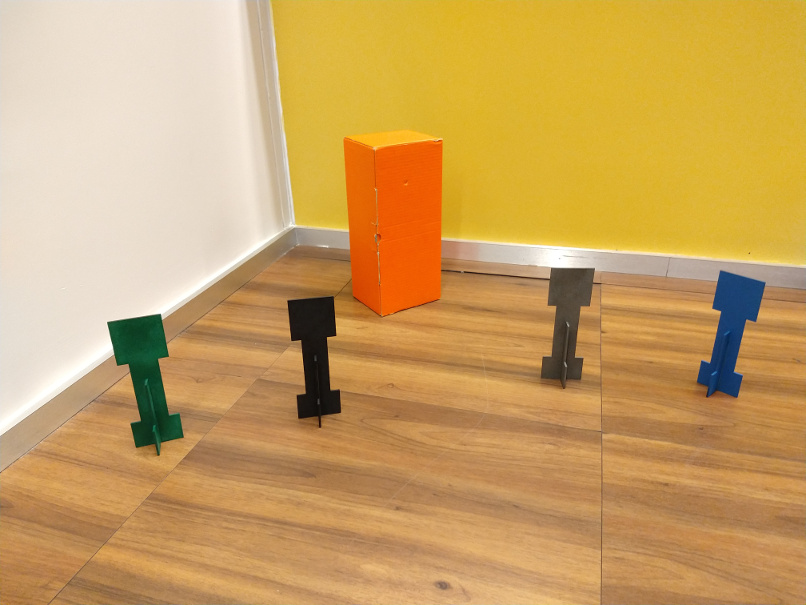
#> input picture cena_canto_sala.jpg, 806 x 605 px
$ jupyter execute --allow-errors Atividade1_Visao.ipynb   (shell and % lines are left out)
#> lines starting #> are read from the running program, lines starting #| are printed output that depends on the picture; after the words box and inside, x2 and y2 are one past the last pixel; in counts of white or black regions, pixels touching at a corner belong together
# Entregável 1 - visão computacional

feito por: Henrique Thome e Victor Niubió

[cell 1]
import cv2
from matplotlib import pyplot as plt
import numpy as np
import time as t
print("OpenCV Version : %s " % cv2.__version__)
from math import sqrt

# Equalização de histograma

[cell 2]
rintin = cv2.imread("RinTinTin.jpg")

#> (a cell that did not finish here is left out)

#> (a cell that did not finish here is left out)

#> (a cell that did not finish here is left out)

#> (a cell that did not finish here is left out)

#> (a cell that did not finish here is left out)

#> (a cell that did not finish here is left out)

## Atividade 1

Realize as seguintes atividades:

1. O histograma fornecido aproveita bem as faixas de cores?
2. Crie uma imagem derivada da imagem fornecida que use melhor a faixa dinâmica, ou seja, tenha o valor dos seus pixels distribuídos entre `0` e `255`.
3. Plote a imagem pedida

[cell 9]
def f(x):
    y = (255/50)*x - (255/50)*8
    return y

[cell 10]
saida = np.zeros((240, 320), dtype=np.uint8)
#> (the rest of this cell did not finish here and is left out)

[cell 11]
plt.hist(saida.flatten(),256,[0,256], color = 'r');
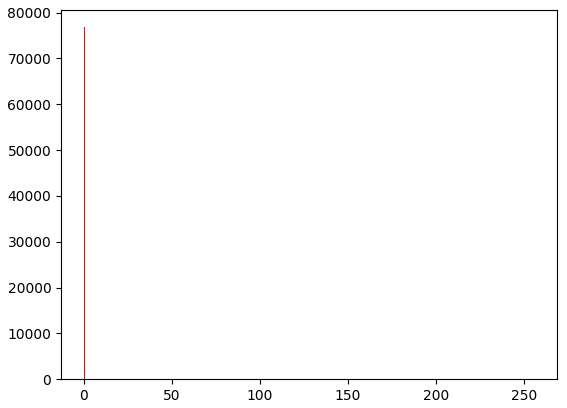
#> figure drawn by matplotlib, 1 panel; tallest bar 76800 high, from x = 0 to 1

[cell 12]
plt.imshow(saida, cmap="Greys_r", vmin=0, vmax=255)
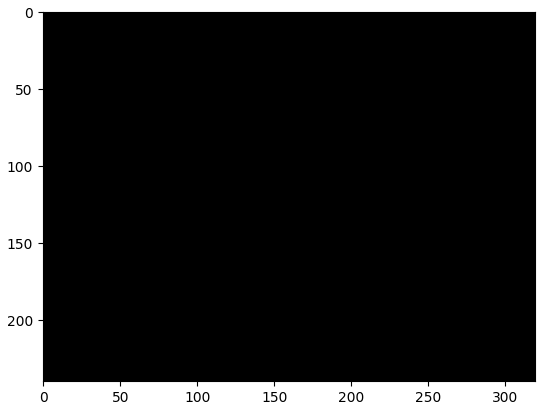
#> figure drawn by matplotlib, 1 panel

## Atividade 2

Leia com a OpenCV a figura abaixo:

Separe os canais  R e B das imagens e analise seus histogramas.

1. A partir dos canais R e B e da análise do histograma é possível identificar a caixa vermelha e o creeper azul?

1. Crie uma imagem numpy em que somente os pixels da caixa vermelha estão brancos e faça seu plot aqui. Você vai precisar usar manipulação de canais RGB. Use o [ExemploFor.ipynb](ExemploFor.ipynb) .

[cell 13]
img2 = cv2.imread("cena_canto_sala.jpg")
#> img2 is the input picture: shape (605, 806, 3); mean B, G, R 98.1, 162.1, 202.5
img2 = cv2.cvtColor(img2, cv2.COLOR_BGR2RGB)

[cell 14]
plt.imshow(img2)

[cell 15]
img2_r = img2[:,:,0]
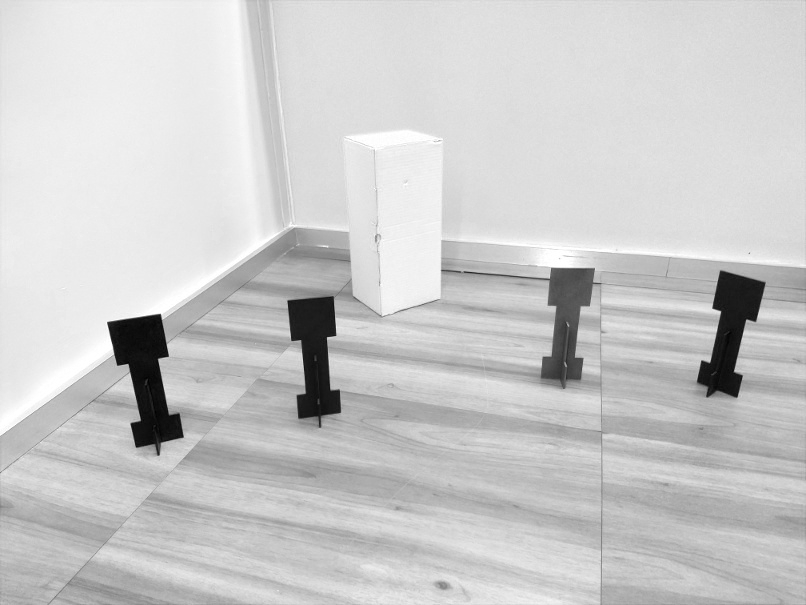
#> img2_r: shape (605, 806); min 0, max 255, mean 202.5
plt.hist(img2_r.flatten(),256,[0,256], color = 'r');
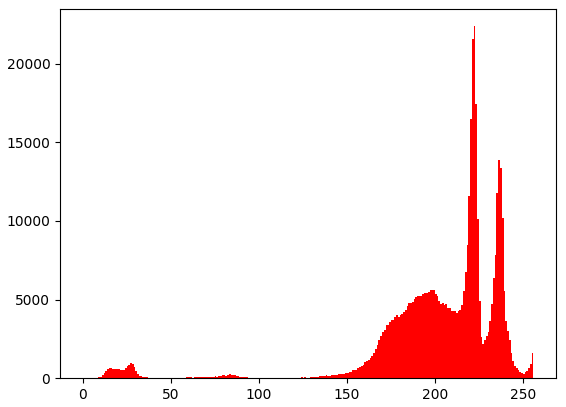
#> figure drawn by matplotlib, 1 panel; tallest bar 22383 high, from x = 222 to 223

[cell 16]
img2_b = img2[:,:,2]
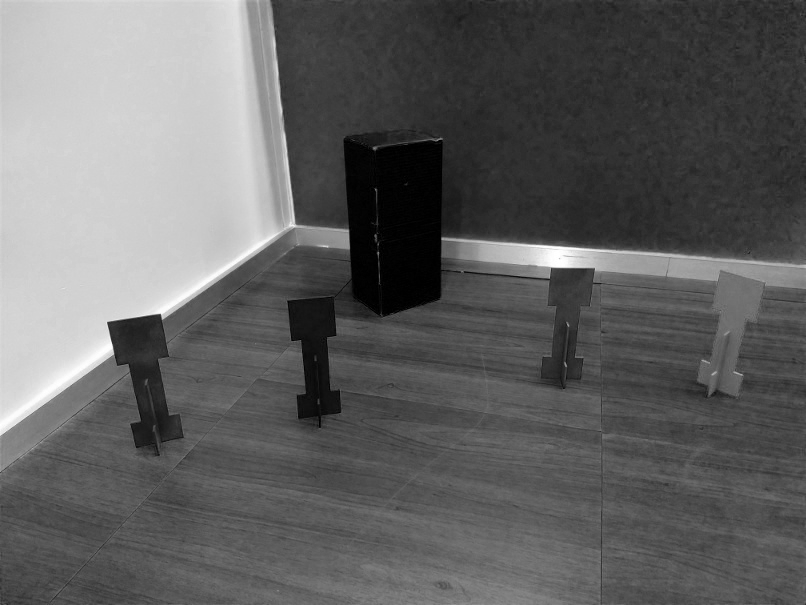
#> img2_b: shape (605, 806); min 0, max 255, mean 98.1
plt.hist(img2_b.flatten(),256,[0,256], color = 'b');
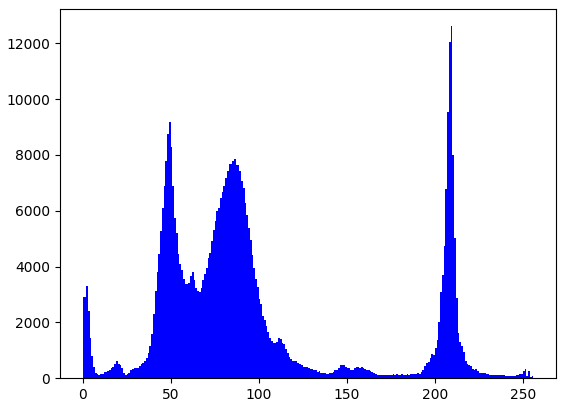
#> figure drawn by matplotlib, 1 panel; tallest bar 12615 high, from x = 209 to 210

[cell 17]
linhas, colunas , rgb = img2.shape
#> linhas = 605; colunas = 806; rgb = 3
img2_resultado = np.zeros((linhas, colunas), dtype=np.uint8)

[cell 18]
for i in range(linhas):
    for j in range(colunas):
        if (img2[i][j][0] > 210 and img2[i][j][2] < 30):
            img2_resultado[i][j] = 255
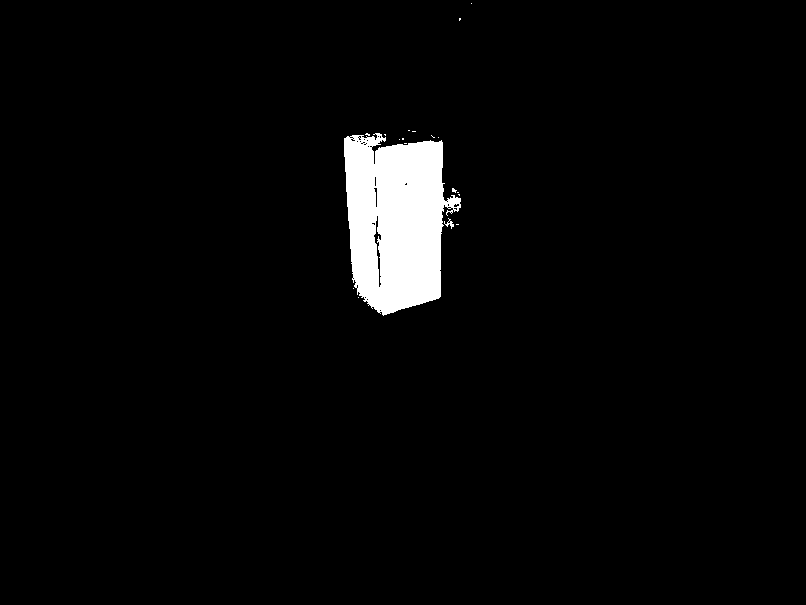
#> img2_resultado: shape (605, 806); 3.2% white; 19 white regions (17 under 20 px), largest, box (x1, y1, x2, y2) and area: (344, 133, 461, 316) 15289, (444, 218, 454, 229) 39

[cell 19]
plt.imshow(img2_resultado, cmap="Greys_r")

# Atividade 3

Abra a imagem `hall_box_battery_atividade3.png`  e a converta para tons de cinza de `0` a `255`.

Forneça como saída uma uma cópia da imagem  em que cada pixel  recebe o módulo da subtração entre o pixel que vem depois e o que vem antes dele (na horizontal).

Obs.: O conceito de *antes* e *depois* pode ser na horizontal ou na vertical

Apresente a imagem resultado, deve ficar parecida com a imagem `gabarito_atividade_3.png`.

[cell 20]
img3 = cv2.imread("hall_box_battery_atividade3.png")
#> (the rest of this cell did not finish here and is left out)

#> (a cell that did not finish here is left out)

[cell 22]
img3_resultado = np.zeros((576, 1024), dtype=np.uint8)

#> (the rest of this cell did not finish here and is left out)

[cell 23]
plt.imshow(img3_resultado, cmap="Greys_r", vmin=0, vmax=255)
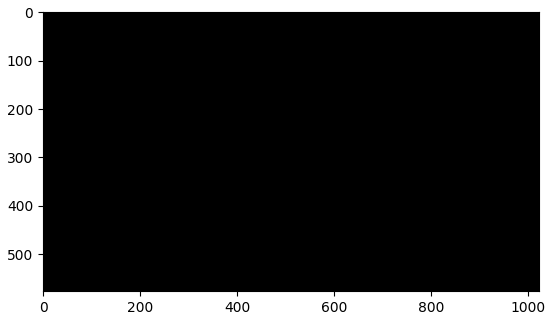
#> figure drawn by matplotlib, 1 panel
